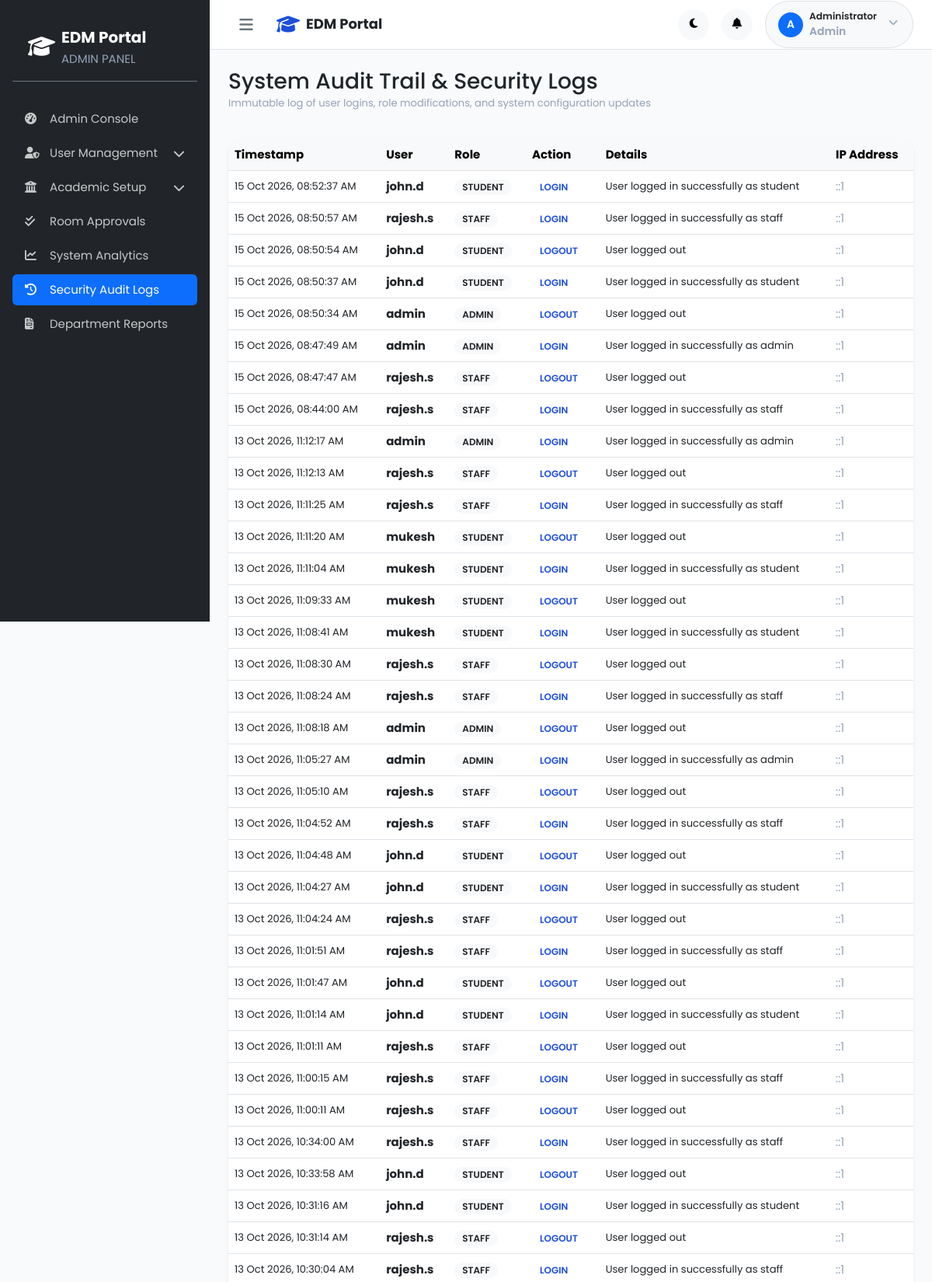
/admin/audit_logs.php (signed in, upper part), run on the app's committed database.
### tables this page shows
CREATE TABLE `audit_logs` (
  `id` int(10) UNSIGNED NOT NULL,
  `user_id` int(10) UNSIGNED DEFAULT NULL,
  `action` varchar(100) NOT NULL,
  `table_name` varchar(80) DEFAULT NULL,
  `record_id` int(10) UNSIGNED DEFAULT NULL,
  `old_values` longtext DEFAULT NULL CHECK (json_valid(`old_values`)),
  `new_values` longtext DEFAULT NULL CHECK (json_valid(`new_values`)),
  `ip_address` varchar(45) DEFAULT NULL,
  `user_agent` varchar(255) DEFAULT NULL,
  `description` text DEFAULT NULL,
  `created_at` timestamp NOT NULL DEFAULT current_timestamp()
);

CREATE TABLE `users` (
  `id` int(10) UNSIGNED NOT NULL,
  `username` varchar(50) NOT NULL,
  `email` varchar(150) NOT NULL,
  `password` varchar(255) NOT NULL,
  `role` enum('student','staff','admin') NOT NULL,
  `status` enum('active','inactive','suspended') NOT NULL DEFAULT 'active',
  `profile_image` varchar(255) DEFAULT NULL,
  `last_login` datetime DEFAULT NULL,
  `password_reset_token` varchar(255) DEFAULT NULL,
  `password_reset_expires` datetime DEFAULT NULL,
  `created_at` timestamp NOT NULL DEFAULT current_timestamp(),
  `updated_at` timestamp NOT NULL DEFAULT current_timestamp() ON UPDATE current_timestamp()
);

### admin/audit_logs.php (the view, shortened to what this page needs)
<?php
$db = getDB();
$logs = $db->query("
    SELECT al.*, COALESCE(al.description, '') AS details, u.username, u.email, u.role
    FROM audit_logs al
    LEFT JOIN users u ON al.user_id = u.id
    ORDER BY al.created_at DESC
    LIMIT 100
")->fetchAll();
require_once __DIR__ . '/../includes/header.php';
?>
<div class="d-flex" id="wrapper">
    <?php require_once __DIR__ . '/../includes/sidebar.php'; ?>
    <div id="page-content-wrapper" class="w-100">
        <?php require_once __DIR__ . '/../includes/navbar.php'; ?>
        <div class="container-fluid p-4">
            <div class="d-flex justify-content-between align-items-center mb-4">
                <div>
                    <h1 class="h3 font-weight-bold text-dark mb-0">System Audit Trail & Security Logs</h1>
                    <p class="text-muted small">Immutable log of user logins, role modifications, and system configuration updates</p>
                </div>
            </div>
            <div class="card border-0 shadow-sm" style="border-radius: 16px;">
                <div class="table-responsive">
                    <table class="table align-middle table-hover mb-0">
                        <thead class="table-light">
                            <tr>
                                <th>Timestamp</th>
                                <th>User</th>
                                <th>Role</th>
                                <th>Action</th>
                                <th>Details</th>
                                <th>IP Address</th>
                            </tr>
                        </thead>
                        <tbody>
                            <?php foreach ($logs as $l): ?>
                                <tr>
                                    <td class="small"><?= date('d M Y, h:i:s A', strtotime($l['created_at'])) ?></td>
                                    <td><strong><?= htmlspecialchars($l['username'] ?? 'System') ?></strong></td>
                                    <td><span class="badge bg-light text-dark font-weight-600 text-uppercase small"><?= htmlspecialchars($l['role'] ?? 'System') ?></span></td>
                                    <td><span class="badge bg-primary-lightest text-primary font-weight-600"><?= htmlspecialchars($l['action'] ?? '') ?></span></td>
                                    <td class="small"><?= htmlspecialchars($l['description'] ?? ($l['details'] ?? '—')) ?></td>
                                    <td class="text-muted text-xs"><?= htmlspecialchars($l['ip_address'] ?? '—') ?></td>
                                </tr>
                            <?php endforeach; ?>
                        </tbody>
                    </table>
                </div>
            </div>
        </div>
    </div>
</div>
<?php require_once __DIR__ . '/../includes/footer.php'; ?>

### assets/css/style.css (style rules this page uses)
:root { --primary: #1D4ED8; --primary-light: #3B82F6; --primary-lighter: #93C5FD; --primary-lightest: #DBEAFE; --primary-dark: #1E40AF; --primary-darker: #1E3A8A; --accent: #06B6D4; --accent-light: #22D3EE; --accent-lighter: #A5F3FC; --accent-dark: #0891B2; --gray-50: #F8FAFC; --gray-100: #F1F5F9; --gray-200: #E2E8F0; --gray-300: #CBD5E1; --gray-400: #94A3B8; --gray-500: #64748B; --gray-600: #475569; --gray-700: #334155; --gray-800: #1E293B; --gray-900: #0F172A; --success: #10B981; --success-light: #D1FAE5; --warning: #F59E0B; --warning-light: #FEF3C7; --danger: #EF4444; --danger-light: #FEE2E2; --info: #3B82F6; --info-light: #DBEAFE; --bg-body: #F8FAFC; --bg-card: #FFFFFF; --bg-sidebar: #0F172A; --bg-navbar: #FFFFFF; --bg-input: #FFFFFF; --text-primary: #0F172A; --text-secondary: #475569; --text-muted: #94A3B8; --text-white: #FFFFFF; --text-link: #1D4ED8; --border-color: #E2E8F0; --border-radius: 12px; --border-radius-sm: 8px; --border-radius-lg: 16px; --border-radius-xl: 24px; --border-radius-full: 9999px; --shadow-xs: 0 1px 2px rgba(0, 0, 0, 0.05); --shadow-sm: 0 1px 3px rgba(0, 0, 0, 0.1), 0 1px 2px rgba(0, 0, 0, 0.06); --shadow-md: 0 4px 6px -1px rgba(0, 0, 0, 0.1), 0 2px 4px -2px rgba(0, 0, 0, 0.1); --shadow-lg: 0 10px 15px -3px rgba(0, 0, 0, 0.1), 0 4px 6px -4px rgba(0, 0, 0, 0.1); --shadow-xl: 0 20px 25px -5px rgba(0, 0, 0, 0.1), 0 8px 10px -6px rgba(0, 0, 0, 0.1); --shadow-glow: 0 0 20px rgba(29, 78, 216, 0.15); --sidebar-width: 270px; --sidebar-collapsed-width: 72px; --navbar-height: 64px; --transition-fast: 150ms ease; --transition-base: 250ms ease; --transition-slow: 400ms cubic-bezier(0.4, 0, 0.2, 1); --font-family: 'Poppins', -apple-system, BlinkMacSystemFont, 'Segoe UI', sans-serif; }
*, *::before, *::after { margin: 0; padding: 0; box-sizing: border-box; }
html { font-size: 16px; scroll-behavior: smooth; -webkit-font-smoothing: antialiased; -moz-osx-font-smoothing: grayscale; }
body { font-family: var(--font-family); font-size: 0.9375rem; font-weight: 400; line-height: 1.6; color: var(--text-primary); background-color: var(--bg-body); overflow-x: hidden; }
h1, h2, h3, h4, h5, h6 { font-weight: 600; line-height: 1.3; color: var(--text-primary); }
h1 { font-size: 1.875rem; }
p { margin-bottom: 0.75rem; color: var(--text-secondary); }
.text-primary { color: var(--primary) !important; }
.text-muted { color: var(--text-muted) !important; }
#wrapper, .app-wrapper { display: flex; width: 100%; min-height: 100vh; position: relative; overflow-x: hidden; background-color: var(--bg-body, #F8FAFC); }
#page-content-wrapper, .main-content { flex: 1; min-width: 0; margin-left: var(--sidebar-width) !important; padding-top: var(--navbar-height) !important; width: calc(100% - var(--sidebar-width)) !important; min-height: 100vh; transition: margin-left var(--transition-slow), width var(--transition-slow); background-color: var(--bg-body, #F8FAFC); }
.badge { display: inline-flex; align-items: center; gap: 4px; padding: 4px 10px; border-radius: var(--border-radius-full); font-size: 0.75rem; font-weight: 600; line-height: 1; white-space: nowrap; }
.card { background: var(--bg-card); border: 1px solid var(--border-color); border-radius: var(--border-radius); box-shadow: var(--shadow-xs); transition: all var(--transition-base); overflow: hidden; }
:root { --bs-backdrop-zindex: 10500; --bs-modal-zindex: 10550; }
.d-flex { display: flex; }
body, .card, .navbar, #main-navbar, .sidebar, #sidebar, .table, .form-control, .form-select, .dropdown-menu, .modal-content, .list-group-item { transition: background-color 0.22s ease, border-color 0.22s ease, color 0.22s ease; }

### data on the page
audit_logs: created_at "15 Oct 2026, 08:52:37 AM", user.username "john.d", user.role "STUDENT", action "LOGIN", description "User logged in successfully as student", ip_address "::1"
audit_logs: created_at "15 Oct 2026, 08:50:57 AM", user.username "rajesh.s", user.role "STAFF", action "LOGIN", description "User logged in successfully as staff", ip_address "::1"
audit_logs: created_at "15 Oct 2026, 08:50:54 AM", user.username "john.d", user.role "STUDENT", action "LOGOUT", description "User logged out", ip_address "::1"
audit_logs: created_at "15 Oct 2026, 08:50:37 AM", user.username "john.d", user.role "STUDENT", action "LOGIN", description "User logged in successfully as student", ip_address "::1"
audit_logs: created_at "15 Oct 2026, 08:50:34 AM", user.username "admin", user.role "ADMIN", action "LOGOUT", description "User logged out", ip_address "::1"
audit_logs: created_at "15 Oct 2026, 08:47:49 AM", user.username "admin", user.role "ADMIN", action "LOGIN", description "User logged in successfully as admin", ip_address "::1"
audit_logs: created_at "15 Oct 2026, 08:47:47 AM", user.username "rajesh.s", user.role "STAFF", action "LOGOUT", description "User logged out", ip_address "::1"
audit_logs: created_at "15 Oct 2026, 08:44:00 AM", user.username "rajesh.s", user.role "STAFF", action "LOGIN", description "User logged in successfully as staff", ip_address "::1"
audit_logs: created_at "13 Oct 2026, 11:12:17 AM", user.username "admin", user.role "ADMIN", action "LOGIN", description "User logged in successfully as admin", ip_address "::1"
audit_logs: created_at "13 Oct 2026, 11:12:13 AM", user.username "rajesh.s", user.role "STAFF", action "LOGOUT", description "User logged out", ip_address "::1"
audit_logs: created_at "13 Oct 2026, 11:11:25 AM", user.username "rajesh.s", user.role "STAFF", action "LOGIN", description "User logged in successfully as staff", ip_address "::1"
audit_logs: created_at "13 Oct 2026, 11:11:20 AM", user.username "mukesh", user.role "STUDENT", action "LOGOUT", description "User logged out", ip_address "::1"
audit_logs: created_at "13 Oct 2026, 11:11:04 AM", user.username "mukesh", user.role "STUDENT", action "LOGIN", description "User logged in successfully as student", ip_address "::1"
audit_logs: created_at "13 Oct 2026, 11:09:33 AM", user.username "mukesh", user.role "STUDENT", action "LOGOUT", description "User logged out", ip_address "::1"
audit_logs: created_at "13 Oct 2026, 11:08:41 AM", user.username "mukesh", user.role "STUDENT", action "LOGIN", description "User logged in successfully as student", ip_address "::1"
audit_logs: created_at "13 Oct 2026, 11:08:30 AM", user.username "rajesh.s", user.role "STAFF", action "LOGOUT", description "User logged out", ip_address "::1"
audit_logs: created_at "13 Oct 2026, 11:08:24 AM", user.username "rajesh.s", user.role "STAFF", action "LOGIN", description "User logged in successfully as staff", ip_address "::1"
audit_logs: created_at "13 Oct 2026, 11:08:18 AM", user.username "admin", user.role "ADMIN", action "LOGOUT", description "User logged out", ip_address "::1"
audit_logs: created_at "13 Oct 2026, 11:05:27 AM", user.username "admin", user.role "ADMIN", action "LOGIN", description "User logged in successfully as admin", ip_address "::1"
audit_logs: created_at "13 Oct 2026, 11:05:10 AM", user.username "rajesh.s", user.role "STAFF", action "LOGOUT", description "User logged out", ip_address "::1"
audit_logs: created_at "13 Oct 2026, 11:04:52 AM", user.username "rajesh.s", user.role "STAFF", action "LOGIN", description "User logged in successfully as staff", ip_address "::1"
audit_logs: created_at "13 Oct 2026, 11:04:48 AM", user.username "john.d", user.role "STUDENT", action "LOGOUT", description "User logged out", ip_address "::1"
audit_logs: created_at "13 Oct 2026, 11:04:27 AM", user.username "john.d", user.role "STUDENT", action "LOGIN", description "User logged in successfully as student", ip_address "::1"
audit_logs: created_at "13 Oct 2026, 11:04:24 AM", user.username "rajesh.s", user.role "STAFF", action "LOGOUT", description "User logged out", ip_address "::1"
audit_logs: created_at "13 Oct 2026, 11:01:51 AM", user.username "rajesh.s", user.role "STAFF", action "LOGIN", description "User logged in successfully as staff", ip_address "::1"
audit_logs: created_at "13 Oct 2026, 11:01:47 AM", user.username "john.d", user.role "STUDENT", action "LOGOUT", description "User logged out", ip_address "::1"
audit_logs: created_at "13 Oct 2026, 11:01:14 AM", user.username "john.d", user.role "STUDENT", action "LOGIN", description "User logged in successfully as student", ip_address "::1"
audit_logs: created_at "13 Oct 2026, 11:01:11 AM", user.username "rajesh.s", user.role "STAFF", action "LOGOUT", description "User logged out", ip_address "::1"
audit_logs: created_at "13 Oct 2026, 11:00:15 AM", user.username "rajesh.s", user.role "STAFF", action "LOGIN", description "User logged in successfully as staff", ip_address "::1"
audit_logs: created_at "13 Oct 2026, 11:00:11 AM", user.username "rajesh.s", user.role "STAFF", action "LOGOUT", description "User logged out", ip_address "::1"
audit_logs: created_at "13 Oct 2026, 10:34:00 AM", user.username "rajesh.s", user.role "STAFF", action "LOGIN", description "User logged in successfully as staff", ip_address "::1"
audit_logs: created_at "13 Oct 2026, 10:33:58 AM", user.username "john.d", user.role "STUDENT", action "LOGOUT", description "User logged out", ip_address "::1"
audit_logs: created_at "13 Oct 2026, 10:31:16 AM", user.username "john.d", user.role "STUDENT", action "LOGIN", description "User logged in successfully as student", ip_address "::1"
audit_logs: created_at "13 Oct 2026, 10:31:14 AM", user.username "rajesh.s", user.role "STAFF", action "LOGOUT", description "User logged out", ip_address "::1"
audit_logs: created_at "13 Oct 2026, 10:30:04 AM", user.username "rajesh.s", user.role "STAFF", action "LOGIN", description "User logged in successfully as staff", ip_address "::1"

### other printed values
$currentRole "ADMIN"
$item['label'] "Admin Console"
$item['label'] "User Management"
$item['label'] "Academic Setup"
$item['label'] "Room Approvals"
$item['label'] "System Analytics"
$item['label'] "Security Audit Logs"
$item['label'] "Department Reports"
substr($userName, 0, 1) "A"
$userName "Administrator"
$currentRole "Admin"
